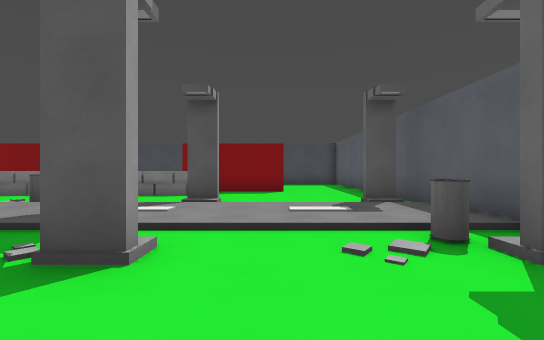
View 1 (above)

18 first-person views from a walk through a level from a Godot 3-D game. The camera is 1.5 m above the floor, looks level and sees 90° across. The floor is counted in squares, 2 m on a side. Each view is taken from the middle of a square. On the plan, view 1 faces up. The plan holds only what a view shows up to about 10 squares ahead; the rest is blank. The place goes on beyond the plan. Surface patterns are stand-ins for the level's own textures.

View 2
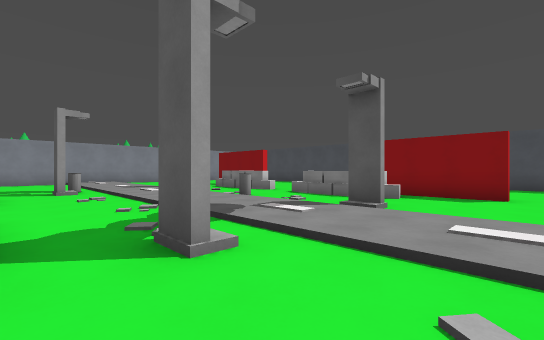

View 3
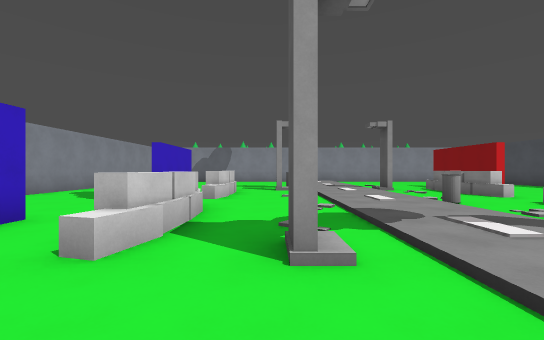

View 4
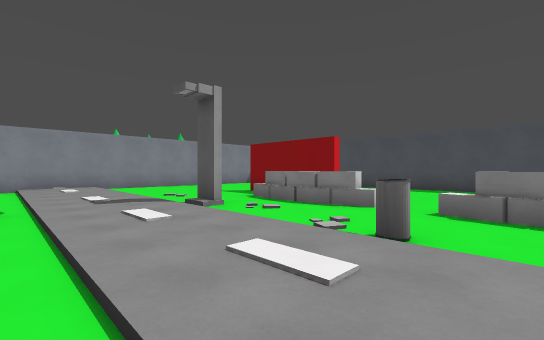

View 5
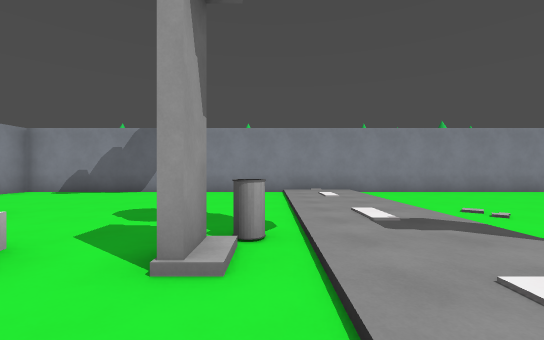

View 6
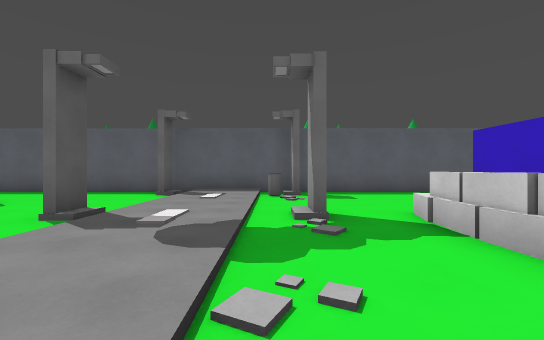

View 7
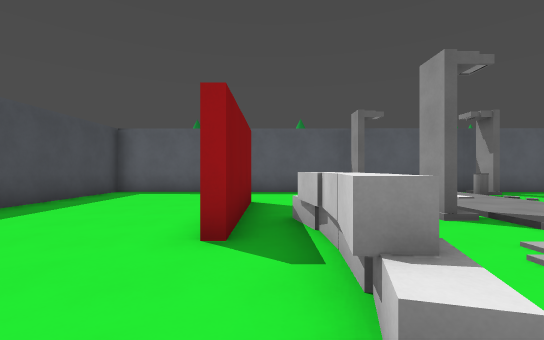

View 8
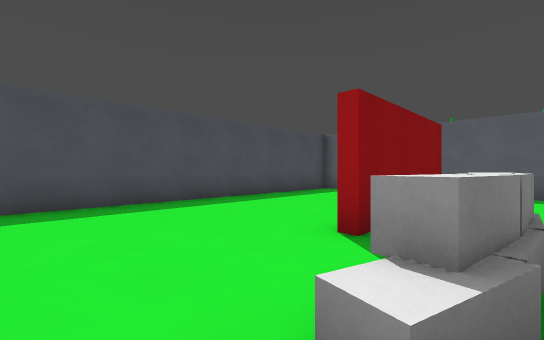

View 9
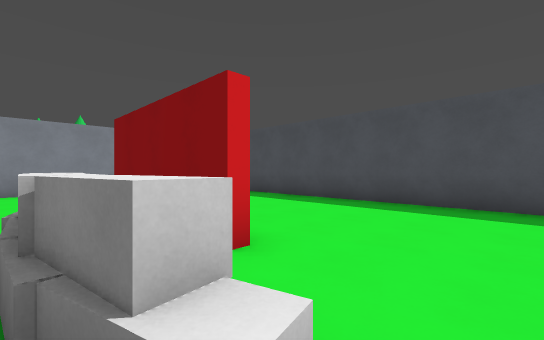

View 10
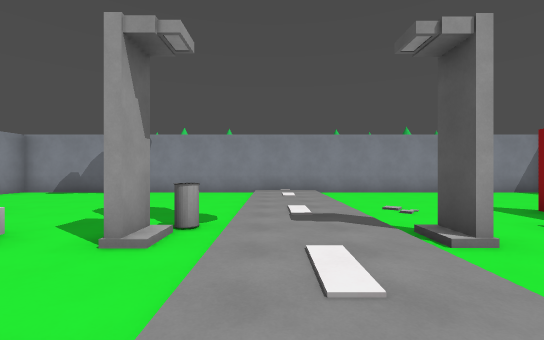

View 11
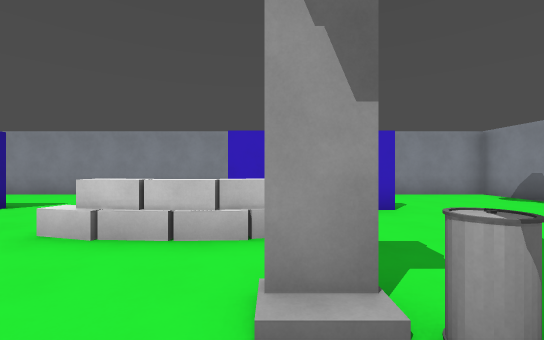

View 12
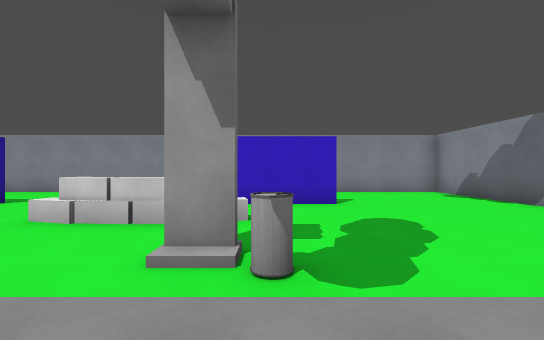

View 13
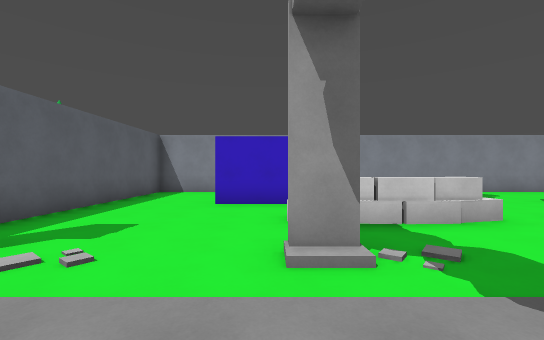

View 14
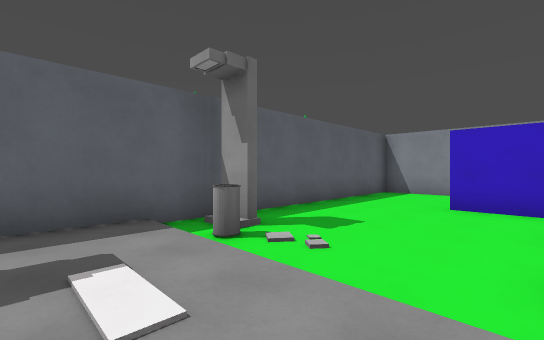

View 15
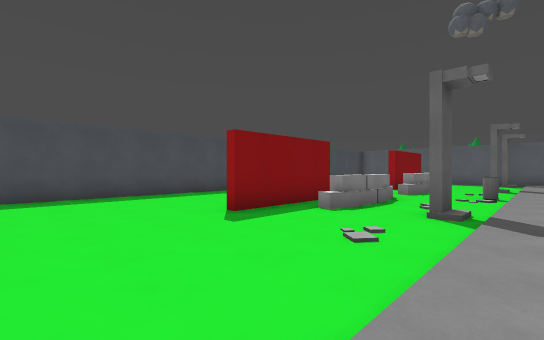

View 16
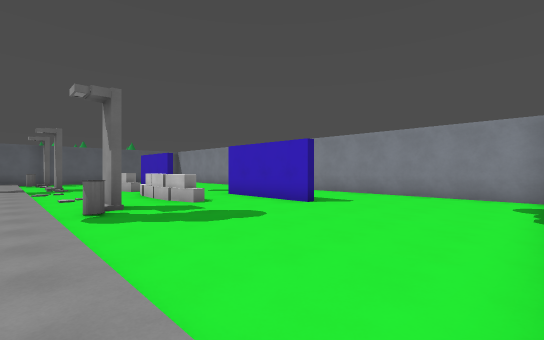

View 17
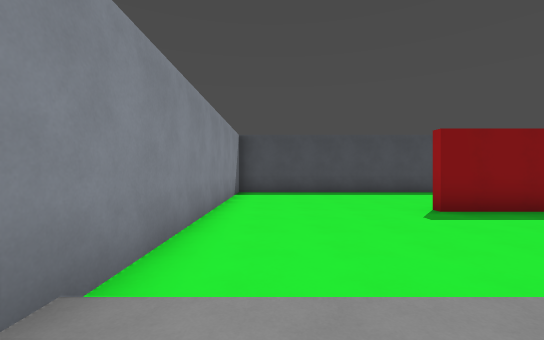

View 18
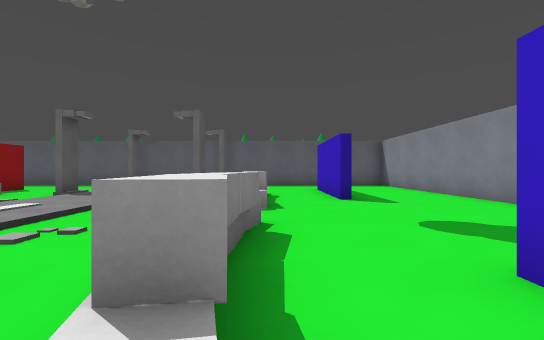

### Floor plan
Key: @ floor where view 1 was taken; # wall or solid block; . main floor; : floor 0.25 m higher than the main floor; / step, stairs or slope; = window, fence, low wall or low ledge; ^ raised ledge.
Columns run from 17 left of view 1 to 4 right of it. Each row starts with its distance up from view 1.
 15   ####################
 14 #....................#
 13 #....................#
 12 #....................#
 11 #....................#
 10 #.......#............#
  9 #.....###.....####...#
  8 #......#^^^.^^^^.....#
  7 #....................#
  6 #.......#...=..#/..#/#
  5 #::::::::::::::::::::#
  4 #::::::::::::::::::::#
  3 #......=...........=.#
  2 #......##............#
  1 #..............=.....#
  0 #.......^^^=.^^^.@...#
 -1 #....................#
 -2 #.....###.....####...#
 -3 #....................#
 -4 #....................#
 -5 #....................#
 -6 ######################

Positions as (right, up) in squares from view 1, and headings:
1: (0, 0), facing up
2: (1, 1), facing up-left
3: (1, 2), facing left
4: (-4, 3), facing up-left
5: (-7, 3), facing left
6: (-6, 3), facing right
7: (-6, 9), facing right
8: (-6, 8), facing up-right
9: (-6, 8), facing up-left
10: (-6, 4), facing left
11: (-9, 4), facing down
12: (-10, 5), facing down
13: (-1, 5), facing down
14: (-1, 5), facing down-right
15: (-15, 5), facing up-right
16: (-16, 4), facing down-right
17: (-15, 4), facing up
18: (-10, 0), facing right
